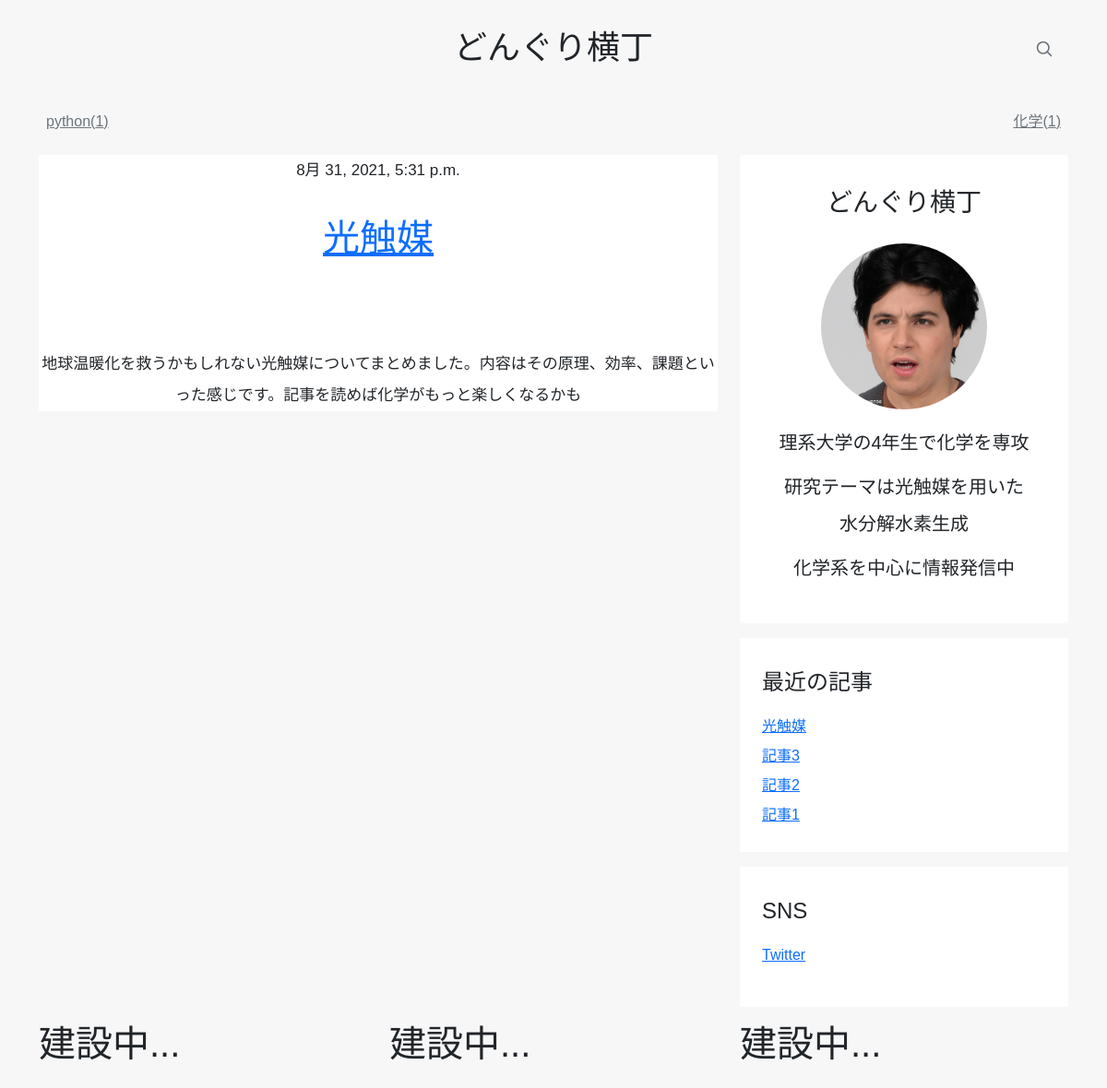
The app's page /post/post_category/2 with its own data.
### post/models.py (models this page shows, shortened)
class Category(models.Model):
    name = models.CharField(max_length=64, verbose_name='名前')

class Post(models.Model):
    title = models.CharField(max_length=64, verbose_name='タイトル', blank=True, null=False)
    created_at = models.DateTimeField(default=datetime.now, verbose_name='作成時間')
    updated_at = models.DateTimeField(auto_now=True, verbose_name='更新時間')
    heading = models.CharField(verbose_name='見出し', blank=True, null=True, max_length=200)
    content = models.TextField(verbose_name='本文', blank=True, null=True)
    view_count = models.IntegerField(verbose_name='閲覧人数', blank=True, null=True, default=0)
    thumbnail = models.ImageField(verbose_name='サムネイル', null=True, blank=True)
    is_public = models.BooleanField(default=True, verbose_name='公開可能か')
    category = models.ForeignKey("Category", on_delete=models.CASCADE, verbose_name='カテゴリ', null=True, blank=True)
    recommendation = models.ManyToManyField("self", verbose_name='おすすめ',blank=True)
    group = models.ForeignKey("Group", on_delete=models.CASCADE, verbose_name='グループ', null=True, blank=True)

### post/views.py (the view)
# urls.py: path('post_category/<int:id>', views.post_category, name='post_category'),
def post_category(request, id):
    params = {
        "recent_post": Post.objects.order_by('-created_at')[:5],
        'post_category': Category.objects.get(id=id),
        "category" :Category.objects.all(),
    }
    return render(request, 'post/post_category.html', params)

### post/templates/post/post_category.html (shortened to what this page needs)
{% extends 'home/main2.html' %}
{% load static %}
{% block main %}
<div class="col-md-8">
  {% for p in post_category.post_set.all %}
  <div style="background-color: #fff;" class="text-center mb-5">
    <p>{{p.created_at}}</p>
    <h1 class="pb-4 mb-4 font-italic">
      <a href="{% url 'post:detail' id=p.id %}">{{p.title}}</a>
    </h1>
    <p>{{p.heading}}</p>
  </div>
{% endfor %}
</div>
{% endblock %}

### home/templates/include/category.html
{% load static %}
<div class="container">
    <div class="nav-scroller py-1 mb-2">
      <nav class="nav d-flex justify-content-between">
          {% for c in category %}
          <a class="p-2 link-secondary" href="{% url 'post:post_category' id=c.id %}">{{c.name}}({{c.post_set.count}})</a>
          {% endfor %}
      </nav>
    </div>
</div>

### home/templates/include/side.html
{% load static %}
<aside class="col-md-4">
  <div class="p-4 mb-3 rounded text-center" style="background-color: #fff;">
    <h3 class="font-italic mb-3">どんぐり横丁</h3>
      <img src="{% static 'home/profile.jpg' %}" alt="" style="height: 180px; width: 180px; border-radius: 50%;">
      <h5 class="mt-3">理系大学の4年生で化学を専攻</h5>
      <h5 class="mb-2">研究テーマは光触媒を用いた<br>水分解水素生成</h5>
      <h5>化学系を中心に情報発信中</p>
  </div>
  <div class="p-4 mb-3" style="background-color: #fff;">
    <h4 class="font-italic">最近の記事</h4>
    <ol class="list-unstyled mb-0">
        {% for r in recent_post %}
        <li><a href="{% url 'post:detail' r.id %}">{{r.title}}</a></li>
        {% endfor %}
    </ol>
  </div>
  <div class="p-4" style="background-color: #fff;">
    <h4 class="font-italic">SNS</h4>
    <ol class="list-unstyled">
      <li><a href="https://twitter.com/@pP516kC1MSFzA82" target="_blank">Twitter</a></li>
    </ol>
  </div>
</aside>

### home/static/style.css (style rules this page uses)
p { font-size: 17px; }
body, p, h1, h2, h3, h4, h5, h6 { font-family: Noto, Hiragino Sans,Helvetica,Arial,sans-serif; text-rendering: optimizeLegibility; background: transparent; -webkit-font-smoothing: antialiased; line-height: 2; }

### records on screen
Category: name "python", post_set.count "1"
Category: name "化学", post_set.count "1"
Post: created_at "8月 31, 2021, 5:31 p.m.", title "光触媒", heading "地球温暖化を救うかもしれない光触媒についてまとめました。内容はその原理、効率、課題といった感じです。記事を読めば化学がもっと楽しくなるかも"
Post: title "記事3"
Post: title "記事2"
Post: title "記事1"
